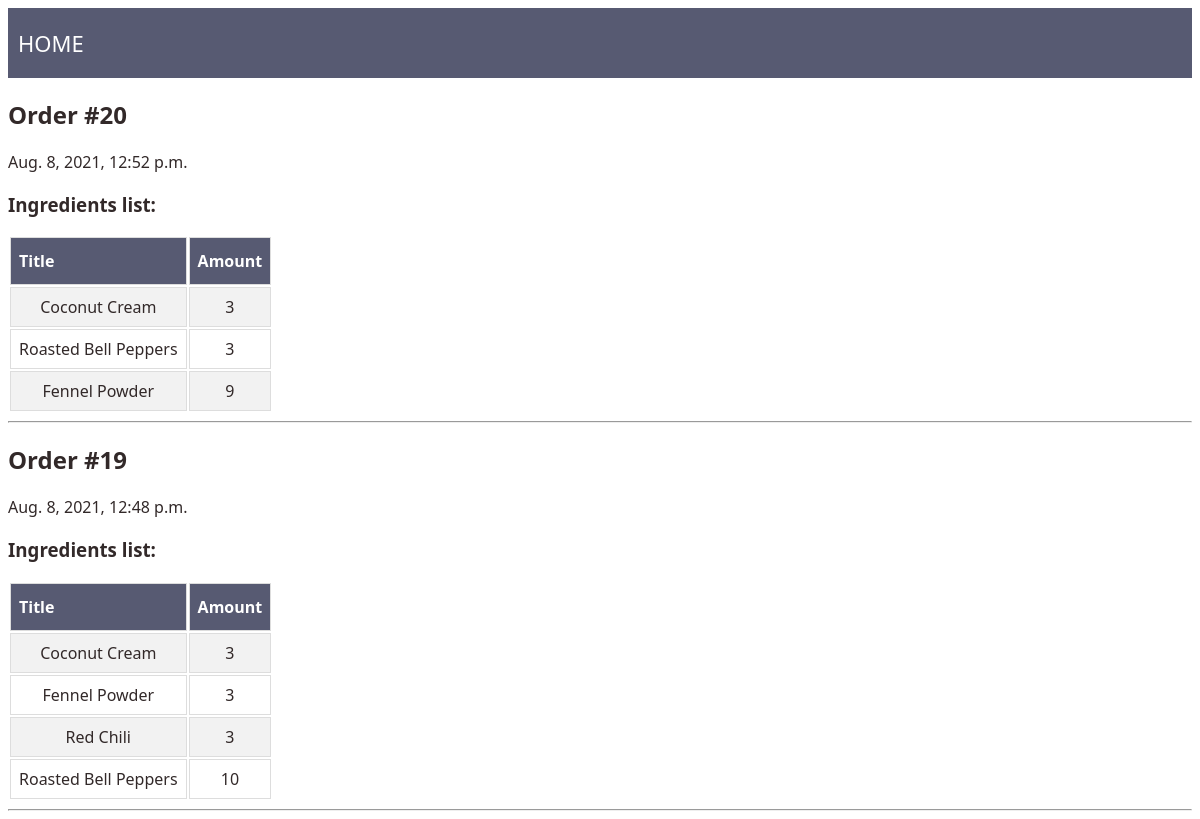
Screenshot of /dishes-ordering/orders/ with the database file from the repository.
### dishes/models.py (models this page shows, shortened)
class Order(models.Model):
    order_id = models.AutoField(primary_key=True)
    created_at = models.DateTimeField(auto_now_add=True)
    ingredients = models.ManyToManyField('Ingredient', through='OrderIngredients')
    class Meta:
        ordering = ['-created_at']

class OrderIngredients(models.Model):
    order = models.ForeignKey(Order, on_delete=models.CASCADE, related_name='order_ingredients')
    ingredient = models.ForeignKey(Ingredient, null=True, on_delete=models.CASCADE)
    amount = models.PositiveIntegerField(default=1, validators=[MinValueValidator(1)])

class Ingredient(models.Model):
    name = models.CharField(max_length=100, unique=True)

### dishes/views.py (the view)
# urls.py: path('orders/', views.OrderListView.as_view(), name='orders_list'),
class OrderListView(ListView):
    model = Order
    template_name = 'order/orders-list.html'
    context_object_name = 'orders'
    def get_queryset(self):
        return Order.objects.prefetch_related(
            'order_ingredients',
            'order_ingredients__ingredient'
        )

### dishes/templates/order/orders-list.html
{% extends "base.html" %}
{% block content %}
<div class="navigation_menu">
    <div class="navigation_menu_left">
        <a href="/dishes-ordering/">home</a>
    </div>
</div>
{% for order in orders %}
<div>
    <h2>Order #{{order.order_id}}</h2>
    <p>{{order.created_at}}</p>
    <h3>Ingredients list:</h3>
    <table id="ingredients_table">
        <tr class="table_header">
            <th>Title</th>
            <th>Amount</th>
        </tr>
        {% for order_ingredient in order.order_ingredients.all %}
            <tr class="table_ingredient">
                <td>{{order_ingredient.ingredient.name}}</td>
                <td>{{order_ingredient.amount}}</td>
            </tr>
        {% endfor %}
    </table>
</div>
<hr>
{% empty %}
    <h2>Sorry, no orders were found.</h2>
{% endfor %}
{% endblock %}

### dishes/static/dish/style.css (style rules this page uses)
body { font-family: Candara, Calibri, Segoe, Segoe UI, Optima; color: #322929; }
body a { color: #322929; text-decoration: none; }
.navigation_menu { display: flex; justify-content: space-between; font-size: 22px; padding: 20px 0; background-color: #575a72; color: #ffffff; }
.navigation_menu_left { text-transform: uppercase; }
.navigation_menu a { padding: 0 10px; color: #ffffff; }
.table_header { text-align: center; }
.table_ingredient td { text-align: center; }
#ingredients_table td, #ingredients_table th { border: 1px solid #ddd; padding: 8px; }
#ingredients_table tr:nth-child(even) { background-color: #f2f2f2; }
#ingredients_table th { padding-top: 12px; padding-bottom: 12px; text-align: left; background-color: #575a72; color: white; }

### rows the page displays
Order: order_id "20", created_at "Aug. 8, 2021, 12:52 p.m."
OrderIngredients: ingredient.name "Coconut Cream", amount "3"
OrderIngredients: ingredient.name "Roasted Bell Peppers", amount "3"
OrderIngredients: ingredient.name "Fennel Powder", amount "9"
Order: order_id "19", created_at "Aug. 8, 2021, 12:48 p.m."
OrderIngredients: ingredient.name "Coconut Cream", amount "3"
OrderIngredients: ingredient.name "Fennel Powder", amount "3"
OrderIngredients: ingredient.name "Red Chili", amount "3"
OrderIngredients: ingredient.name "Roasted Bell Peppers", amount "10"
